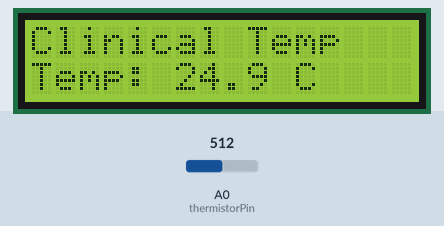
Bench run of a sketch on a simulated Arduino Uno, built with avr-gcc and run on an emulated ATmega328P. Parts: 16×2 character LCD. The test bench sets the inputs (shaded band); at power-on: A0 (thermistorPin) = 512. What the sketch prints to the serial monitor is not drawn.

Above: at 6.2 s.
6.3 s: A0 (thermistorPin) set to 716
At 7.8 s:
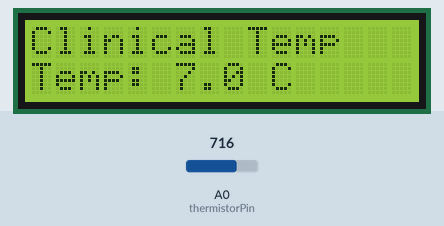
8.1 s: A0 (thermistorPin) set to 900
At 9.3 s:
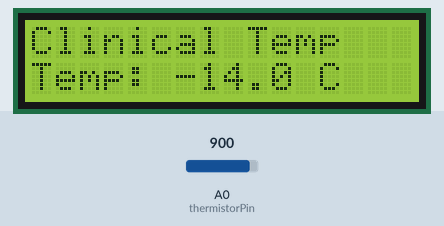
9.6 s: A0 (thermistorPin) set to 1023
At 10.2 s:
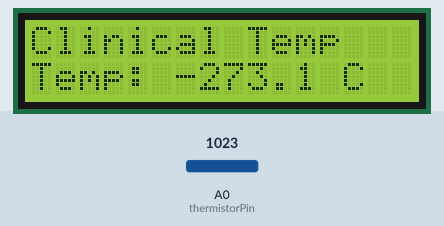
Timing chart, 0 to 12.6 s (numbered marks = the images above; inputs shaded):
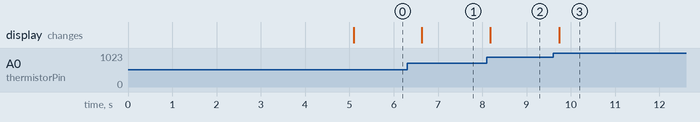

Measured:
- after the input at 6.3 s, the display: changes after 0.34 s (image 1)
- after the input at 8.1 s, the display: changes after 0.08 s (image 2)
- after the input at 9.6 s, the display: changes after 0.14 s (image 3)

The sketch:

sketch_jul2a.ino
```cpp
//A clinical thermometer build using an Arduino uno, a LCD with and I2C, and a Thermistor

#include <Wire.h>
#include <LiquidCrystal_I2C.h>

// Common I2C LCD addresses are 0x27 or 0x3F - run an I2C scanner sketch if unsure
LiquidCrystal_I2C lcd(0x27, 16, 2);

const int thermistorPin = A0;
const float R_FIXED = 10030.0;   // your fixed resistor value
const float R0 = 10000.0;        // thermistor resistance at 25C
const float T0 = 298.15;         // 25C in Kelvin
const float BETA = 3950.0;       // check your thermistor's datasheet

void setup() {
  Serial.begin(9600);
  lcd.init();
  lcd.backlight();
  lcd.setCursor(0, 0);
  lcd.print("Clinical Temp"); delay(5000);
}

float readTemperatureC() {
  int adcValue = analogRead(thermistorPin);
  float resistance = R_FIXED * adcValue / (1023.0 - adcValue);
  //float resistance = R_FIXED * (1023.0 / adcValue - 1.0);
  float tempK = 1.0 / (1.0 / T0 + log(resistance / R0) / BETA);
  return tempK - 273.15;
}

void loop() {
  float tempC = readTemperatureC();

  // For calibration/monitoring via Serial Plotter
  Serial.println(tempC);

  lcd.setCursor(0, 1);
  lcd.print("Temp: ");
  lcd.print(tempC, 1);
  lcd.print(" C   ");  // trailing spaces clear leftover digits

  delay(500);
}
```
